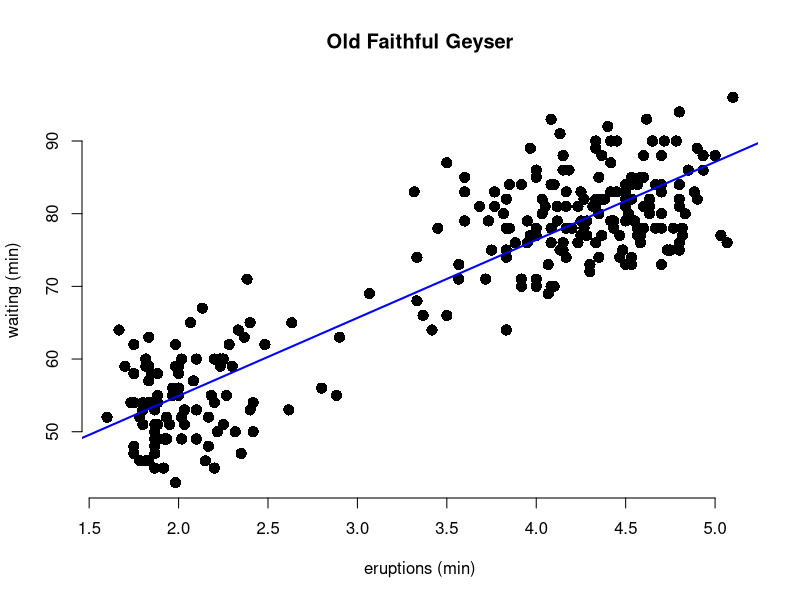

R code for this plot:
## ---- chunk 1
knitr::opts_chunk$set(echo = FALSE)
## ---- chunk 2
plot(faithful$eruptions, faithful$waiting,  xlab = "eruptions (min)",
         ylab = "waiting (min)", main = "Old Faithful Geyser",
         cex = 1.5, pch = 16, bty = "n")
fit <- lm(waiting~ eruptions, data=faithful)
abline(fit, col = "blue", lwd = 2)
print(sprintf("Slope: %4.2f Intercept:%4.2f Adj R squared: :%4.3f  ",
              fit[[1]][2],fit[[1]][1],summary(fit)[[9]]))
